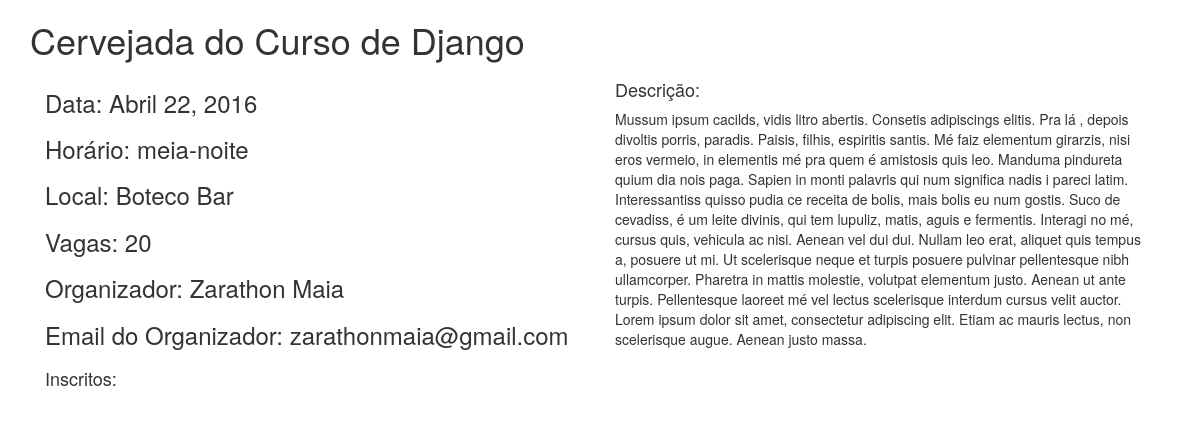
Page /evento/mostrar/4 on the earlier database version.
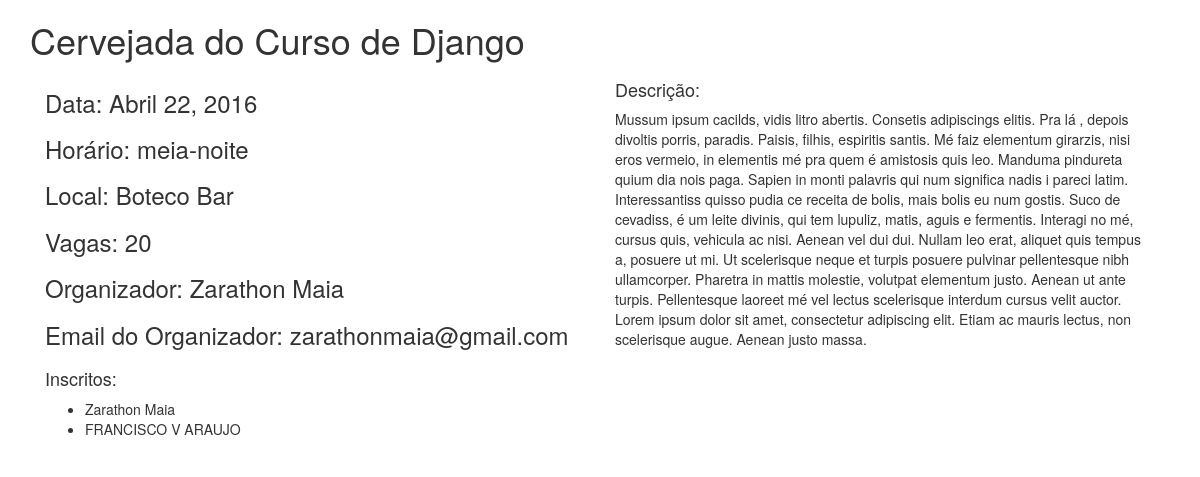
Same page on the later database version.
### evento/models.py (models this page shows, shortened)
class Inscricao(models.Model):
    evento = models.ForeignKey(Evento, on_delete=models.SET_NULL, null=True)
    usuario = models.ForeignKey(Usuario, on_delete=models.SET_NULL, null=True)

@python_2_unicode_compatible
class Usuario(models.Model):
    nome = models.CharField(max_length=200)
    email = models.EmailField(unique=True)
    cpf = models.CharField(max_length=200, unique=True, null=True, blank=True)
    genero = models.CharField(max_length=200, choices=GENERO_CHOICES, null=True, blank=True)
    telefone = models.CharField(max_length=200, null=True, blank=True)
    idade = models.PositiveIntegerField(null=True, blank=True)
    cidade = models.CharField(max_length=200, null=True, blank=True)
    estado = models.CharField(max_length=200, choices=ESTADOS_CHOICES,null=True, blank=True)

### evento/views.py (the view)
# urls.py: url(r'^mostrar/(?P<id>[0-9]+)$', views.mostrar_evento, name='mostrar_evento'),
def mostrar_evento(request, id):
    evento = get_object_or_404(Evento, id=id)
    return render(request, 'evento/mostrarEvento.html', {'evento': evento})

### evento/templates/evento/mostrarEvento.html (shortened to what this page needs)
{% load staticfiles %}
<!DOCTYPE html>
<html>
  <head>
    <link href="{% static 'evento/css/bootstrap.min.css' %}" rel="stylesheet">
  </head>
  <body>
    <div class="container">
        <h1>{{evento.nome}}</h1>
      <div class="col-md-6">
        <h3>Data: {{evento.data}}</h3>
        <h3>Horário: {{evento.horario}}</h3>
        <h3>Local: {{evento.local}}</h3>
        <h3>Vagas: {{evento.vagas}}</h3>
        <h3>Organizador: {{evento.organizador}}</h3>
        <h3>Email do Organizador: {{evento.email_organizador}}</h3>
      </div>
      <div class="col-md-6">
        <h4>Descrição:</h4>
        <p>
          {{evento.descricao}}
        </p>
      </div>
      <div class="col-md-12">
        <h4>Inscritos:</h4>
        <ul>
          {% for i in evento.inscricao_set.all %}
            <li>{{i.usuario.nome}}</li>
          {% endfor %}
        </ul>
      </div>
    </div>
  </body>
</html>

Differences in the rows shown:
added Inscricao: usuario.nome "Zarathon Maia"
added Inscricao: usuario.nome "FRANCISCO V ARAUJO"
